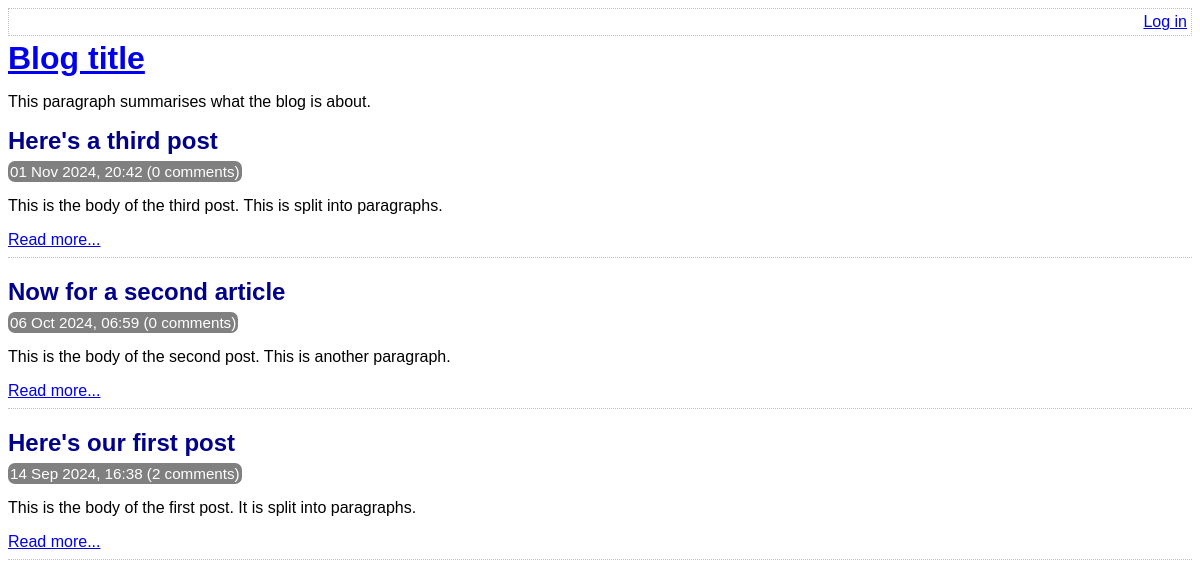
Before: / with the older database file.
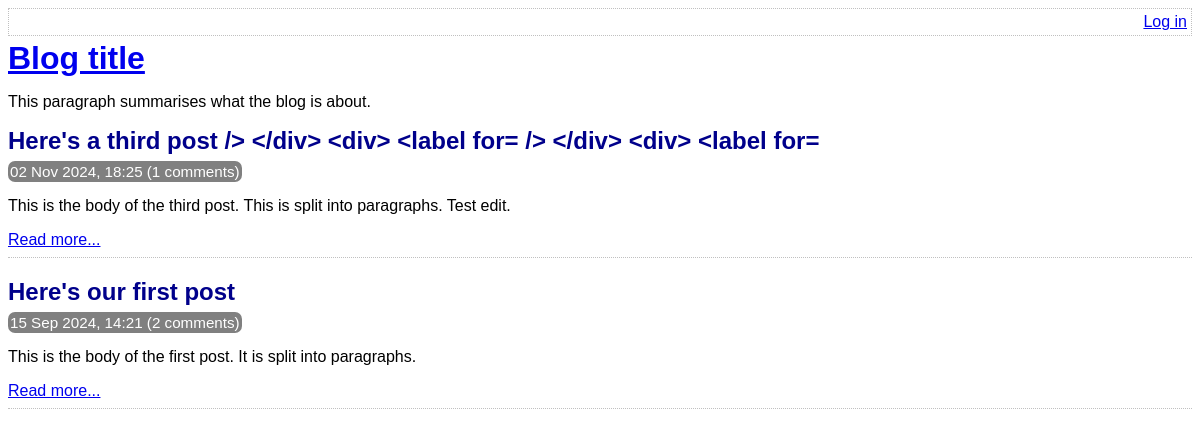
After: the same page with the newer database file.
### tables this page shows
CREATE TABLE post (
    id INTEGER PRIMARY KEY AUTOINCREMENT NOT NULL,
    title VARCHAR NOT NULL,
    body VARCHAR NOT NULL,
    user_id INTEGER NOT NULL,
    created_at VARCHAR NOT NULL,
    updated_at VARCHAR,
    FOREIGN KEY (user_id) REFERENCES user(id)
);

### lib/common.php (called while the page is built, shortened)
<?php
function htmlEscape($html)
{
    return htmlspecialchars($html, ENT_HTML5, 'UTF-8');
}
function convertSqlDate($sqlDate)
{
    $date = DateTime::createFromFormat('Y-m-d H:i:s', $sqlDate);
    return $date->format('d M Y, H:i');
}
function getAllPosts(PDO $pdo)
{
    $stmt = $pdo->query(
        'SELECT
            id, title, created_at, body
        FROM
            post
        ORDER BY
            created_at DESC'
    );
    return $stmt->fetchAll(PDO::FETCH_ASSOC);
}
function countCommentsForPost(PDO $pdo, $postId)
{
    $sql = "
        SELECT
            COUNT(*) c
        FROM
            comment
        WHERE
            post_id = :post_id
    ";
    $stmt = $pdo->prepare($sql);
    $stmt->execute(
        array('post_id' => $postId, )
    );
    return (int) $stmt->fetchColumn();
}
function isLoggedIn()
{
    return isset($_SESSION['logged_in_username']);
}

### index.php (the view, shortened to what this page needs)
<?php
require_once 'lib/common.php';
$pdo = getPDO();
$posts = getAllPosts($pdo);
?>
<!DOCTYPE html>
<html>
    <head>
        <?php require 'templates/head.php' ?>
    </head>
    <body>
        <?php require 'templates/title.php' ?>
        <div class="post-list">
            <?php foreach ($posts as $post): ?>
                <div class="post-synopsis">
                    <h2>
                        <?php echo htmlEscape($post['title']) ?>
                    </h2>
                    <div class="meta">
                        <?php echo convertSqlDate($post['created_at']) ?>
                        (<?php echo countCommentsForPost($pdo, $post['id']) ?> comments)
                    </div>
                    <p>
                        <?php echo htmlEscape($post['body']) ?>
                    </p>
                    <div class="post-controls">
                        <a
                            href="view-post.php?post_id=<?php echo $post['id'] ?>"
                        >Read more...</a>
                    </div>
                </div>
            <?php endforeach ?>
        </div>
    </body>
</html>

### templates/head.php (shortened to what this page needs)
<link rel="stylesheet" type="text/css" href="assets/main.css" />

### templates/top-menu.php
<div class="top-menu">
    <div class="menu-options">
        <?php if (isLoggedIn()): ?>
            <a href="list-posts.php">All posts</a>
            |
            <a href="edit-post.php">New post</a>
            |
            Hello <?php echo htmlEscape(getAuthUser()) ?>.
            <a href="logout.php">Log out</a>
        <?php else: ?>
            <a href="login.php">Log in</a>
        <?php endif ?>
    </div>
</div>

### templates/title.php
<?php require 'top-menu.php' ?>
<a href="index.php">
    <h1>Blog title</h1>
</a>
<p>This paragraph summarises what the blog is about.</p>

### assets/main.css (style rules this page uses)
.top-menu { border: 1px dotted silver; min-height: 18px; padding: 4px; margin-bottom: 4px; }
.menu-options { float: right; }
h1, h2, h3 { margin-top: 0; margin-bottom: 8px; }
body { font-family: sans-serif; }
.post-synopsis { padding-bottom: 8px; border-bottom: 1px dotted silver; margin-bottom: 20px; }
.post-synopsis h2, .post h2 { color: darkblue; }
.post .date, .post-synopsis .meta { color: white; background-color: grey; border-radius: 7px; padding: 2px; display: inline; font-size: 0.95em; }

Changed rows visible on the page:
removed post: title "Here's a third post", created_at "01 Nov 2024, 20:42", id "0", body "This is the body of the third post. This is split into paragraphs."
removed post: title "Now for a second article", created_at "06 Oct 2024, 06:59", id "0", body "This is the body of the second post. This is another paragraph."
added post: title "Here's a third post /> </div> <div> <label for= /> </div> <div> <label for=", created_at "02 Nov 2024, 18:25", id "1", body "This is the body of the third post. This is split into paragraphs. Test edit."
changed post "Here's our first post": created_at "14 Sep 2024, 16:38" → "15 Sep 2024, 14:21"
